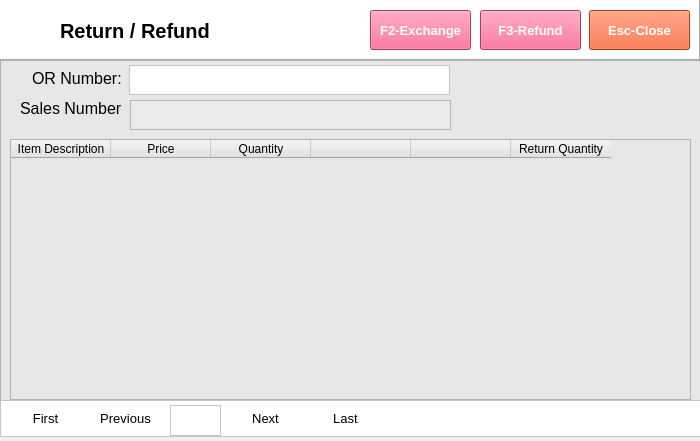
<?xml version="1.0" encoding="UTF-8"?>
<ui version="4.0">
 <class>Dialog</class>
 <widget class="QDialog" name="Dialog">
  <property name="geometry">
   <rect>
    <x>0</x>
    <y>0</y>
    <width>700</width>
    <height>441</height>
   </rect>
  </property>
  <property name="windowTitle">
   <string>Dialog</string>
  </property>
  <widget class="QFrame" name="frame">
   <property name="geometry">
    <rect>
     <x>0</x>
     <y>0</y>
     <width>700</width>
     <height>60</height>
    </rect>
   </property>
   <property name="autoFillBackground">
    <bool>false</bool>
   </property>
   <property name="styleSheet">
    <string notr="true">background-color: rgb(255, 255, 255);</string>
   </property>
   <property name="frameShape">
    <enum>QFrame::Panel</enum>
   </property>
   <property name="frameShadow">
    <enum>QFrame::Raised</enum>
   </property>
   <widget class="QLabel" name="label">
    <property name="geometry">
     <rect>
      <x>10</x>
      <y>10</y>
      <width>38</width>
      <height>32</height>
     </rect>
    </property>
    <property name="text">
     <string/>
    </property>
    <property name="pixmap">
     <pixmap>../../Documents/GitHub/python-pos/img/POS.png</pixmap>
    </property>
    <property name="scaledContents">
     <bool>true</bool>
    </property>
   </widget>
   <widget class="QLabel" name="label_2">
    <property name="geometry">
     <rect>
      <x>60</x>
      <y>10</y>
      <width>220</width>
      <height>41</height>
     </rect>
    </property>
    <property name="font">
     <font>
      <family>Segoe UI</family>
      <pointsize>15</pointsize>
      <weight>75</weight>
      <bold>true</bold>
     </font>
    </property>
    <property name="text">
     <string>Return / Refund</string>
    </property>
    <property name="textFormat">
     <enum>Qt::PlainText</enum>
    </property>
   </widget>
   <widget class="QPushButton" name="pushButton">
    <property name="geometry">
     <rect>
      <x>1200</x>
      <y>10</y>
      <width>70</width>
      <height>40</height>
     </rect>
    </property>
    <property name="font">
     <font>
      <family>Segoe UI</family>
      <pointsize>10</pointsize>
      <weight>75</weight>
      <bold>true</bold>
     </font>
    </property>
    <property name="autoFillBackground">
     <bool>false</bool>
    </property>
    <property name="styleSheet">
     <string notr="true">background-color: rgb(240, 80, 128);
color: rgb(255, 255, 255);</string>
    </property>
    <property name="text">
     <string>View</string>
    </property>
   </widget>
   <widget class="QPushButton" name="pushButton_2">
    <property name="geometry">
     <rect>
      <x>1280</x>
      <y>10</y>
      <width>70</width>
      <height>40</height>
     </rect>
    </property>
    <property name="font">
     <font>
      <family>Segoe UI</family>
      <pointsize>10</pointsize>
      <weight>75</weight>
      <bold>true</bold>
     </font>
    </property>
    <property name="styleSheet">
     <string notr="true">background-color: rgb(243, 79, 28);
color: rgb(255, 255, 255);</string>
    </property>
    <property name="text">
     <string>Close</string>
    </property>
    <property name="flat">
     <bool>false</bool>
    </property>
   </widget>
   <widget class="QPushButton" name="pushButtonRefund">
    <property name="geometry">
     <rect>
      <x>480</x>
      <y>10</y>
      <width>101</width>
      <height>40</height>
     </rect>
    </property>
    <property name="font">
     <font>
      <family>Segoe UI</family>
      <pointsize>10</pointsize>
      <weight>75</weight>
      <bold>true</bold>
     </font>
    </property>
    <property name="autoFillBackground">
     <bool>false</bool>
    </property>
    <property name="styleSheet">
     <string notr="true">background-color: rgb(240, 80, 128);
color: rgb(255, 255, 255);</string>
    </property>
    <property name="text">
     <string>F3-Refund</string>
    </property>
   </widget>
   <widget class="QPushButton" name="pushButtonExchange">
    <property name="geometry">
     <rect>
      <x>370</x>
      <y>10</y>
      <width>101</width>
      <height>40</height>
     </rect>
    </property>
    <property name="font">
     <font>
      <family>Segoe UI</family>
      <pointsize>10</pointsize>
      <weight>75</weight>
      <bold>true</bold>
     </font>
    </property>
    <property name="autoFillBackground">
     <bool>false</bool>
    </property>
    <property name="styleSheet">
     <string notr="true">background-color: rgb(240, 80, 128);
color: rgb(255, 255, 255);</string>
    </property>
    <property name="text">
     <string>F2-Exchange</string>
    </property>
   </widget>
  </widget>
  <widget class="QPushButton" name="pushButtonClose">
   <property name="geometry">
    <rect>
     <x>589</x>
     <y>10</y>
     <width>101</width>
     <height>40</height>
    </rect>
   </property>
   <property name="font">
    <font>
     <family>Segoe UI</family>
     <pointsize>10</pointsize>
     <weight>75</weight>
     <bold>true</bold>
    </font>
   </property>
   <property name="autoFillBackground">
    <bool>false</bool>
   </property>
   <property name="styleSheet">
    <string notr="true">background-color: rgb(243, 79, 28);
color: rgb(255, 255, 255);</string>
   </property>
   <property name="text">
    <string>Esc-Close</string>
   </property>
  </widget>
  <widget class="QFrame" name="frame_2">
   <property name="geometry">
    <rect>
     <x>0</x>
     <y>60</y>
     <width>701</width>
     <height>341</height>
    </rect>
   </property>
   <property name="styleSheet">
    <string notr="true">background-color: rgb(231, 231, 231);</string>
   </property>
   <property name="frameShape">
    <enum>QFrame::StyledPanel</enum>
   </property>
   <property name="frameShadow">
    <enum>QFrame::Raised</enum>
   </property>
   <widget class="QTextEdit" name="textEditOrderNumber">
    <property name="geometry">
     <rect>
      <x>129</x>
      <y>5</y>
      <width>321</width>
      <height>30</height>
     </rect>
    </property>
    <property name="styleSheet">
     <string notr="true">background-color: rgb(255, 255, 255);
color: rgb(0, 0, 0);</string>
    </property>
   </widget>
   <widget class="QTableWidget" name="tableWidget">
    <property name="geometry">
     <rect>
      <x>10</x>
      <y>79</y>
      <width>681</width>
      <height>261</height>
     </rect>
    </property>
    <column>
     <property name="text">
      <string>Item Description</string>
     </property>
    </column>
    <column>
     <property name="text">
      <string>Price</string>
     </property>
    </column>
    <column>
     <property name="text">
      <string>Quantity</string>
     </property>
    </column>
    <column>
     <property name="text">
      <string/>
     </property>
    </column>
    <column>
     <property name="text">
      <string/>
     </property>
    </column>
    <column>
     <property name="text">
      <string>Return Quantity</string>
     </property>
    </column>
   </widget>
   <widget class="QTextEdit" name="textEditSalesNumber">
    <property name="geometry">
     <rect>
      <x>130</x>
      <y>40</y>
      <width>321</width>
      <height>30</height>
     </rect>
    </property>
    <property name="styleSheet">
     <string notr="true">background-color: rgb(235, 235, 235);
color: rgb(0, 0, 0);</string>
    </property>
   </widget>
   <widget class="QLabel" name="label_3">
    <property name="geometry">
     <rect>
      <x>32</x>
      <y>10</y>
      <width>91</width>
      <height>16</height>
     </rect>
    </property>
    <property name="font">
     <font>
      <family>Segoe UI</family>
      <pointsize>12</pointsize>
     </font>
    </property>
    <property name="text">
     <string>OR Number:</string>
    </property>
   </widget>
   <widget class="QLabel" name="label_4">
    <property name="geometry">
     <rect>
      <x>20</x>
      <y>40</y>
      <width>101</width>
      <height>16</height>
     </rect>
    </property>
    <property name="font">
     <font>
      <family>Segoe UI</family>
      <pointsize>12</pointsize>
     </font>
    </property>
    <property name="text">
     <string>Sales Number:</string>
    </property>
   </widget>
  </widget>
  <widget class="QFrame" name="frame_3">
   <property name="geometry">
    <rect>
     <x>0</x>
     <y>400</y>
     <width>701</width>
     <height>37</height>
    </rect>
   </property>
   <property name="styleSheet">
    <string notr="true">background-color: rgb(255, 255, 255);
color: rgb(255, 255, 255);</string>
   </property>
   <property name="frameShape">
    <enum>QFrame::StyledPanel</enum>
   </property>
   <property name="frameShadow">
    <enum>QFrame::Raised</enum>
   </property>
   <widget class="QPushButton" name="pushButtonFirst">
    <property name="geometry">
     <rect>
      <x>10</x>
      <y>0</y>
      <width>71</width>
      <height>37</height>
     </rect>
    </property>
    <property name="font">
     <font>
      <family>Segoe UI</family>
      <pointsize>10</pointsize>
     </font>
    </property>
    <property name="styleSheet">
     <string notr="true">color: rgb(0, 0, 0);</string>
    </property>
    <property name="text">
     <string>First</string>
    </property>
    <property name="flat">
     <bool>true</bool>
    </property>
   </widget>
   <widget class="QPushButton" name="pushButtonPrevious">
    <property name="geometry">
     <rect>
      <x>90</x>
      <y>0</y>
      <width>71</width>
      <height>37</height>
     </rect>
    </property>
    <property name="font">
     <font>
      <family>Segoe UI</family>
      <pointsize>10</pointsize>
     </font>
    </property>
    <property name="styleSheet">
     <string notr="true">color: rgb(0, 0, 0);</string>
    </property>
    <property name="text">
     <string>Previous</string>
    </property>
    <property name="flat">
     <bool>true</bool>
    </property>
   </widget>
   <widget class="QPushButton" name="pushButtonNext">
    <property name="geometry">
     <rect>
      <x>230</x>
      <y>0</y>
      <width>71</width>
      <height>37</height>
     </rect>
    </property>
    <property name="font">
     <font>
      <family>Segoe UI</family>
      <pointsize>10</pointsize>
     </font>
    </property>
    <property name="styleSheet">
     <string notr="true">color: rgb(0, 0, 0);</string>
    </property>
    <property name="text">
     <string>Next</string>
    </property>
    <property name="flat">
     <bool>true</bool>
    </property>
   </widget>
   <widget class="QPushButton" name="pushButtonLast">
    <property name="geometry">
     <rect>
      <x>310</x>
      <y>0</y>
      <width>71</width>
      <height>37</height>
     </rect>
    </property>
    <property name="font">
     <font>
      <family>Segoe UI</family>
      <pointsize>10</pointsize>
     </font>
    </property>
    <property name="styleSheet">
     <string notr="true">color: rgb(0, 0, 0);</string>
    </property>
    <property name="text">
     <string>Last</string>
    </property>
    <property name="flat">
     <bool>true</bool>
    </property>
   </widget>
   <widget class="QTextEdit" name="textEditPageNumber">
    <property name="geometry">
     <rect>
      <x>170</x>
      <y>5</y>
      <width>51</width>
      <height>31</height>
     </rect>
    </property>
    <property name="font">
     <font>
      <family>Segoe UI</family>
      <pointsize>10</pointsize>
     </font>
    </property>
    <property name="styleSheet">
     <string notr="true">color: rgb(0, 0, 0);</string>
    </property>
    <property name="readOnly">
     <bool>true</bool>
    </property>
   </widget>
  </widget>
 </widget>
 <resources/>
 <connections/>
</ui>
